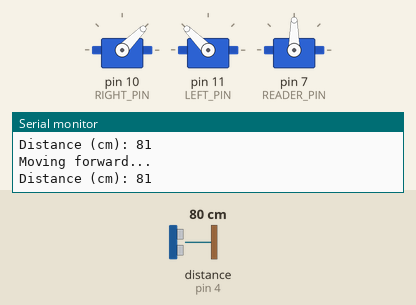
The sketch below on a simulated Arduino Uno, built with avr-gcc and run on an emulated ATmega328P. On the bench: 3 × servo, the last lines printed to the serial monitor. The inputs (shaded band) are chosen by the test bench; at power-on: distance to the obstacle (sensor on pin 4) 80 cm. The echo pulse lasts 58.3 µs per cm.

Above: at 1.3 s.
1.4 s: distance to the obstacle (sensor on pin 4) set to 33 cm
4.4 s: distance to the obstacle (sensor on pin 4) set to 27 cm
At 5.0 s:
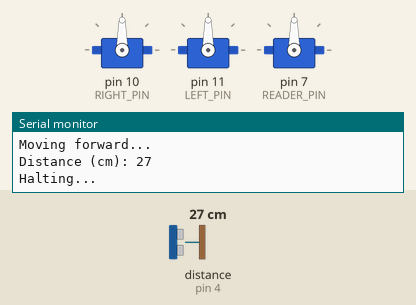
7.4 s: distance to the obstacle (sensor on pin 4) set to 35 cm
At 8.3 s:
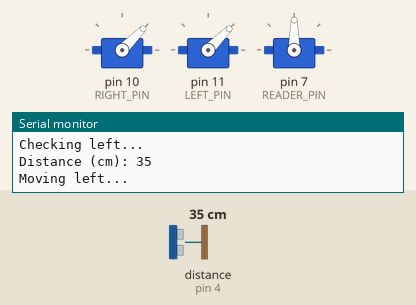
9.9 s: distance to the obstacle (sensor on pin 4) set to 2 cm
At 11.5 s:
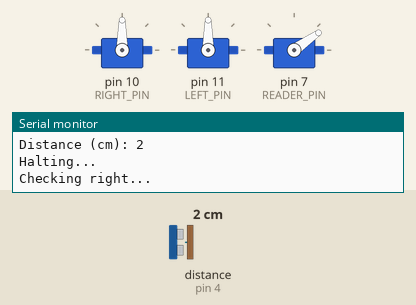
12.9 s: distance to the obstacle (sensor on pin 4) set to 60 cm
At 15.3 s:
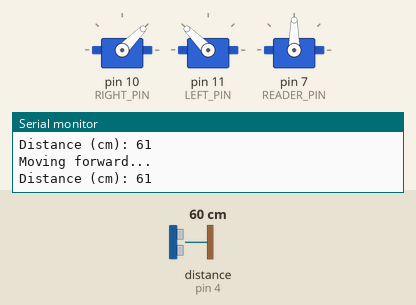
Timing chart, 0 to 16.4 s (numbered marks = the images above; inputs shaded):
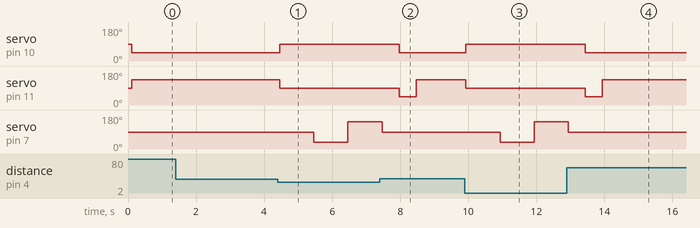

The sketch:

New_NEECBoto2.0.ino
```cpp
#include <Servo.h>
#include <NewPing.h>

#define RIGHT_PIN 10
#define LEFT_PIN 11
#define READER_PIN 7
#define ECHO_PIN 4
#define TRIG_PIN 3

#define MAX_DISTANCE 300

NewPing sonar(TRIG_PIN, ECHO_PIN, MAX_DISTANCE);

Servo rightservo;
Servo leftservo;
Servo readerservo;

enum direction {halt, left, right, forward, backward};

void setup() {
  Serial.begin(9600);
  rightservo.attach(RIGHT_PIN);
  leftservo.attach(LEFT_PIN);
  readerservo.attach(READER_PIN);
  readerservo.write(90);
  rightservo.write(90);
  leftservo.write(90);
  delay(100); // delay for one seconds
  Serial.println("Began");
}

void loop() {
  moveAutoBot();
}

void moveBot(enum direction d){
  int r;
  int l;

  switch(d) {
    case(halt):
      r = 90;
      l = 90;
      Serial.println("Halting...");
      break;
    case(left):
      r = 45;
      l = 45;
      Serial.println("Moving left...");
      break;
    case(right):
      r = 135;
      l = 135;
      Serial.println("Moving right...");
      break;
    case(forward):
      r = 45;
      l = 135;
      Serial.println("Moving forward...");
      break;
    default:
      r = 135;
      l = 45;
      Serial.println("Moving backward...");
      break;
  }

  rightservo.write(r);
  leftservo.write(l);
}

int getDistance(){
  int distance = sonar.ping_cm();
  Serial.print("Distance (cm): ");
  Serial.println(distance);
  return distance;
}

void moveAutoBot(){
  int distance;
  distance = getDistance();

  if(distance<30){
    checkSides();
  } else {
    moveBot(forward);
  }
}

void checkSides(){
  moveBot(halt);
  delay(1000);

  Serial.println("Checking right...");
  readerservo.write(35);
  delay(1000);
  int dist_r = getDistance();

  Serial.println("Checking left...");
  readerservo.write(145);
  delay(1000);
  int dist_l = getDistance();

  readerservo.write(90);
  delay(500);

  if (dist_l < 30 && dist_r < 30) {
    moveBot(backward);
  } else if (dist_l < dist_r) {
    moveBot(right);
  } else {
    moveBot(left);
  }
  delay(500);
}
```

Measured:
- the behaviour switches between 30 and 29 cm on distance to the obstacle (sensor on pin 4) (found by bisection; images 0 and 1)
- after the input at 4.4 s, servo on pin 10 (RIGHT_PIN): 45° → 90° after 0.06 s; servo on pin 11 (LEFT_PIN): 135° → 90° after 0.06 s; servo on pin 7 (READER_PIN): 90° → 35° after 1.1 s, → 145° 1.0 s later
- after the input at 7.4 s, servo on pin 7 (READER_PIN): goes on until 7.5 s, then stays 90°
- after the input at 9.9 s, servo on pin 10 (RIGHT_PIN): 45° → 90° at once; servo on pin 11 (LEFT_PIN): 135° → 90° at once; servo on pin 7 (READER_PIN): 90° → 35° after 1.0 s, → 145° 1.0 s later
- after the input at 12.9 s, servo on pin 7 (READER_PIN): goes on until 12.9 s, then stays 90°
